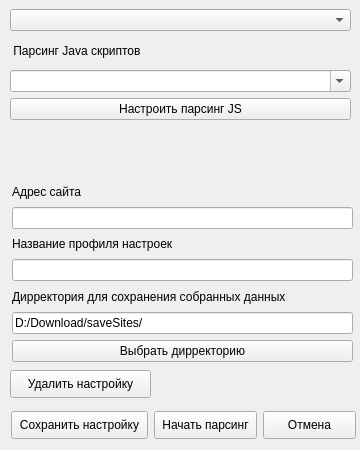
<?xml version="1.0" encoding="UTF-8"?>
<ui version="4.0">
 <class>ChromiumWebSerf</class>
 <widget class="QDialog" name="ChromiumWebSerf">
  <property name="enabled">
   <bool>true</bool>
  </property>
  <property name="geometry">
   <rect>
    <x>0</x>
    <y>0</y>
    <width>360</width>
    <height>450</height>
   </rect>
  </property>
  <property name="windowTitle">
   <string>Dialog</string>
  </property>
  <widget class="QPushButton" name="pushDelCurProfile">
   <property name="geometry">
    <rect>
     <x>10</x>
     <y>370</y>
     <width>141</width>
     <height>28</height>
    </rect>
   </property>
   <property name="text">
    <string>Удалить настройку</string>
   </property>
   <property name="autoDefault">
    <bool>false</bool>
   </property>
  </widget>
  <widget class="QPushButton" name="pushSaveSetting">
   <property name="geometry">
    <rect>
     <x>11</x>
     <y>411</y>
     <width>137</width>
     <height>28</height>
    </rect>
   </property>
   <property name="text">
    <string>Сохранить настройку</string>
   </property>
   <property name="autoDefault">
    <bool>false</bool>
   </property>
  </widget>
  <widget class="QPushButton" name="pushCancellation">
   <property name="geometry">
    <rect>
     <x>263</x>
     <y>411</y>
     <width>93</width>
     <height>28</height>
    </rect>
   </property>
   <property name="text">
    <string>Отмена</string>
   </property>
   <property name="autoDefault">
    <bool>false</bool>
   </property>
  </widget>
  <widget class="QPushButton" name="pushStart">
   <property name="geometry">
    <rect>
     <x>154</x>
     <y>411</y>
     <width>103</width>
     <height>28</height>
    </rect>
   </property>
   <property name="text">
    <string>Начать парсинг</string>
   </property>
   <property name="autoDefault">
    <bool>false</bool>
   </property>
  </widget>
  <widget class="QWidget" name="">
   <property name="geometry">
    <rect>
     <x>10</x>
     <y>9</y>
     <width>341</width>
     <height>111</height>
    </rect>
   </property>
   <layout class="QVBoxLayout" name="verticalLayout">
    <item>
     <widget class="QComboBox" name="comboBoxLinks">
      <property name="enabled">
       <bool>true</bool>
      </property>
      <property name="locale">
       <locale language="English" country="UnitedStates"/>
      </property>
      <property name="editable">
       <bool>false</bool>
      </property>
      <property name="maxVisibleItems">
       <number>10</number>
      </property>
      <property name="frame">
       <bool>true</bool>
      </property>
     </widget>
    </item>
    <item>
     <widget class="QLabel" name="labelInfo">
      <property name="text">
       <string> Парсинг Java скриптов</string>
      </property>
     </widget>
    </item>
    <item>
     <widget class="QComboBox" name="comboBoxJSRegExp">
      <property name="enabled">
       <bool>true</bool>
      </property>
      <property name="focusPolicy">
       <enum>Qt::WheelFocus</enum>
      </property>
      <property name="toolTip">
       <string>&lt;html&gt;&lt;head/&gt;&lt;body&gt;&lt;p&gt;Регулярные выражения для скриптов необходимо устанавливать в том порядке, в котором скрипты буду запускаться&lt;/p&gt;&lt;/body&gt;&lt;/html&gt;</string>
      </property>
      <property name="editable">
       <bool>true</bool>
      </property>
     </widget>
    </item>
    <item>
     <widget class="QPushButton" name="pushPrSettings">
      <property name="text">
       <string>Настроить парсинг JS</string>
      </property>
      <property name="checkable">
       <bool>false</bool>
      </property>
      <property name="autoDefault">
       <bool>false</bool>
      </property>
     </widget>
    </item>
   </layout>
  </widget>
  <widget class="QWidget" name="">
   <property name="geometry">
    <rect>
     <x>12</x>
     <y>182</y>
     <width>341</width>
     <height>180</height>
    </rect>
   </property>
   <layout class="QVBoxLayout" name="verticalLayout_2">
    <item>
     <widget class="QLabel" name="labelAddressSite">
      <property name="text">
       <string>Адрес сайта</string>
      </property>
     </widget>
    </item>
    <item>
     <widget class="QLineEdit" name="urlEdit">
      <property name="text">
       <string/>
      </property>
     </widget>
    </item>
    <item>
     <widget class="QLabel" name="labelSetNameSite">
      <property name="text">
       <string>Название профиля настроек</string>
      </property>
     </widget>
    </item>
    <item>
     <widget class="QLineEdit" name="lineEditFileName">
      <property name="text">
       <string/>
      </property>
     </widget>
    </item>
    <item>
     <widget class="QLabel" name="labelSetDir">
      <property name="text">
       <string>Дирректория для сохранения собранных данных</string>
      </property>
     </widget>
    </item>
    <item>
     <widget class="QLineEdit" name="lineDirToDBEdit">
      <property name="text">
       <string>D:/Download/saveSites/</string>
      </property>
     </widget>
    </item>
    <item>
     <widget class="QPushButton" name="pushSelectDir">
      <property name="focusPolicy">
       <enum>Qt::NoFocus</enum>
      </property>
      <property name="text">
       <string>Выбрать дирректорию</string>
      </property>
      <property name="checkable">
       <bool>true</bool>
      </property>
      <property name="autoDefault">
       <bool>false</bool>
      </property>
      <property name="default">
       <bool>false</bool>
      </property>
      <property name="flat">
       <bool>false</bool>
      </property>
     </widget>
    </item>
   </layout>
  </widget>
 </widget>
 <resources/>
 <connections>
  <connection>
   <sender>comboBoxJSRegExp</sender>
   <signal>activated(QString)</signal>
   <receiver>ChromiumWebSerf</receiver>
   <slot>addRegExpForParseJS(QString)</slot>
   <hints>
    <hint type="sourcelabel">
     <x>131</x>
     <y>76</y>
    </hint>
    <hint type="destinationlabel">
     <x>5</x>
     <y>122</y>
    </hint>
   </hints>
  </connection>
  <connection>
   <sender>pushCancellation</sender>
   <signal>clicked()</signal>
   <receiver>ChromiumWebSerf</receiver>
   <slot>close()</slot>
   <hints>
    <hint type="sourcelabel">
     <x>326</x>
     <y>421</y>
    </hint>
    <hint type="destinationlabel">
     <x>353</x>
     <y>375</y>
    </hint>
   </hints>
  </connection>
 </connections>
 <slots>
  <slot>addRegExpForParseJS(QString)</slot>
 </slots>
</ui>
